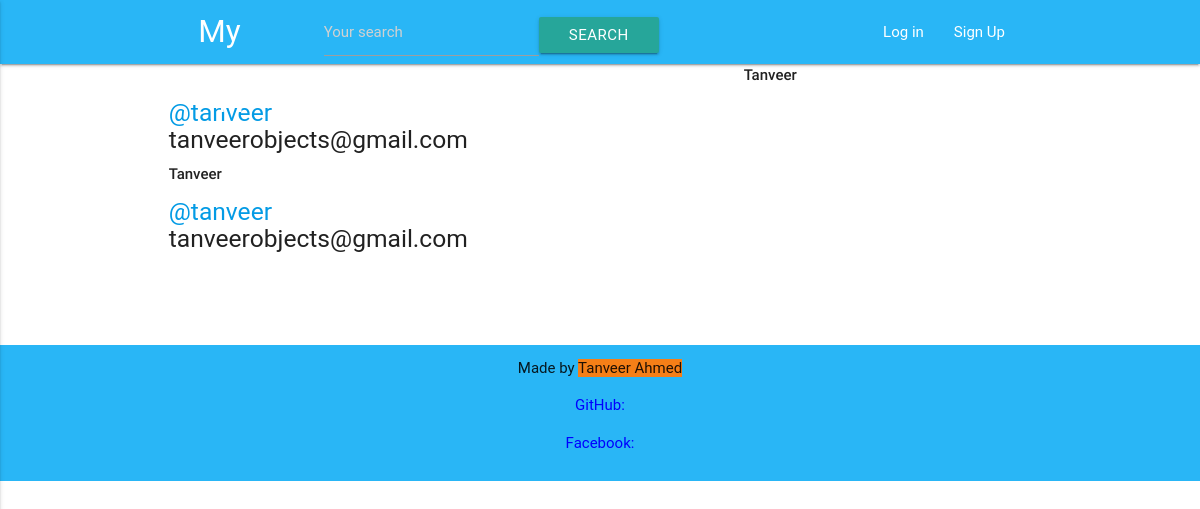
The page /by/tanveer/ on the database its author committed.
### posts/models.py (models this page shows, shortened)
class Post(models.Model):
    user = models.ForeignKey(settings.AUTH_USER_MODEL, on_delete=models.CASCADE, related_name="posts")
    users = models.ManyToManyField(User)
    created = models.DateTimeField(auto_now_add=True)
    title = models.CharField(max_length=120)
    title_html = models.TextField(editable=False)
    content = models.TextField()
    image = models.ImageField(upload_to=get_image_path, default='media/default.png')
    draft = models.BooleanField(default=False)
    publish = models.DateField(auto_now=False,auto_now_add=False,)
    slug = models.SlugField(unique=True)

### posts/views.py (the view)
class UserPosts(ListView):
    model = Post
    template_name = "posts/user_timeline.html"
    def get_queryset(self):
        try:
            self.post_user = User.objects.prefetch_related("posts").get(
                username__iexact=self.kwargs.get("username")
            )
        except User.DoesNotExist:
            raise Http404
        else:
            return self.post_user.posts.all()
    def get_context_data(self, **kwargs):
        context = super().get_context_data(**kwargs)
        context["post_user"] = self.post_user
        return context

### posts/templates/posts/user_timeline.html (shortened to what this page needs)
{% extends "posts/layout.html" %}
{% load humanize %}
{% block post_content %}
<div class="col-md-8">
	{% for post in post_list %}
			<div class="media-body">
		<strong>{{ post.user.get_short_name }}</strong>
		<h5 class="media-heading">
			<span class="username"><a href="{% url 'posts:for_user' username=post.user.username %}">@{{ post.user.username }}</a></span>
			<br>
			{{ post.user.email }}
		</h5>
	</div>
	{% endfor %}
</div>
{% endblock %}

### rows shown on the page
Post: user.get_short_name "Tanveer", user.username "tanveer", user.email "tanveerobjects@gmail.com"
Post: user.get_short_name "Tanveer", user.username "tanveer", user.email "tanveerobjects@gmail.com"
